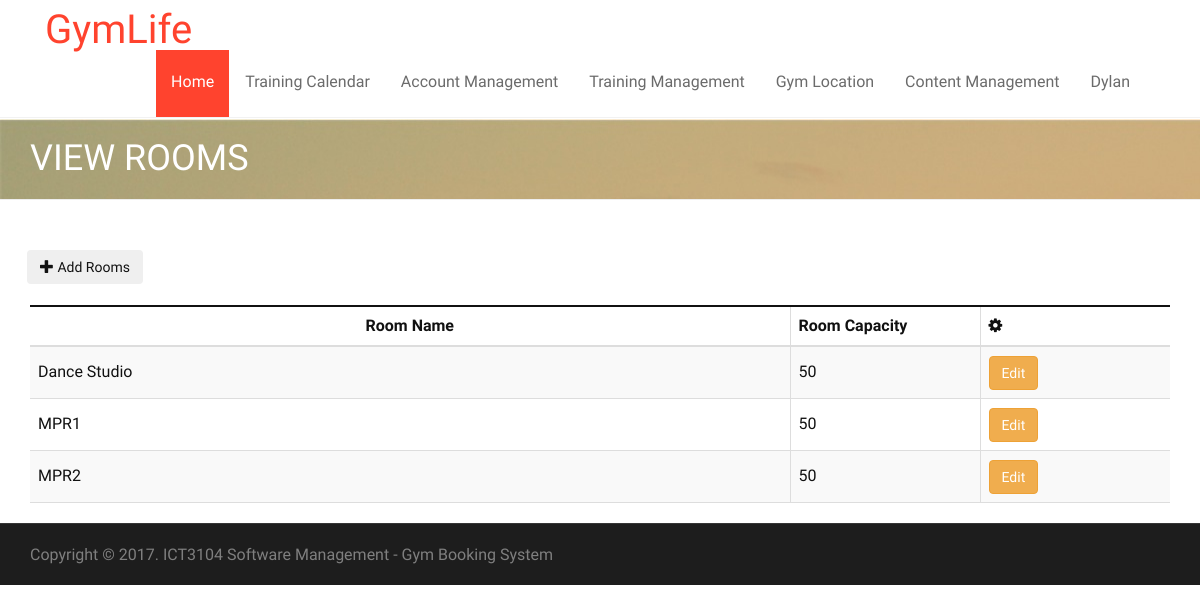
Screenshot of /admin/viewRooms.php?id=2 (signed in) with the database file from the repository.
### tables this page shows
CREATE TABLE IF NOT EXISTS `rooms` (
`roomID` int(11) NOT NULL,
  `locationID` int(11) NOT NULL,
  `roomName` varchar(255) NOT NULL,
  `roomCapacity` int(11) NOT NULL
);

### db.class.php (called while the page is built, shortened)
<?php
class DB {
  protected static $mdb = null;
  public static function getMDB() {
    $mdb = DB::$mdb;
    if ($mdb === null) {
      $mdb = DB::$mdb = new MeekroDB();
    }
    $db_class_vars = get_class_vars('DB');
    return $mdb;
  }
  public static function query() { $args = func_get_args(); return call_user_func_array(array(DB::getMDB(), 'query'), $args); }
  public static function queryFirstRow() { $args = func_get_args(); return call_user_func_array(array(DB::getMDB(), 'queryFirstRow'), $args); }
}
class MeekroDB {
  public $dbName = '';
  public $user = '';
  public $password = '';
  public $host = 'localhost';
  public $port = null;
  public $encoding = 'latin1';
  public $param_char = '%';
  public $named_param_seperator = '_';
  public $connect_options = array(MYSQLI_OPT_CONNECT_TIMEOUT => 30);
  public $internal_mysql = null;
  public function __construct($host=null, $user=null, $password=null, $dbName=null, $port=null, $encoding=null) {
    if ($host === null) $host = DB::$host;
    if ($user === null) $user = DB::$user;
    if ($password === null) $password = DB::$password;
    if ($dbName === null) $dbName = DB::$dbName;
    if ($port === null) $port = DB::$port;
    if ($encoding === null) $encoding = DB::$encoding;
    $this->host = $host;
    $this->user = $user;
    $this->password = $password;
    $this->dbName = $dbName;
    $this->port = $port;
    $this->encoding = $encoding;
  }
  public function get() {
    $mysql = $this->internal_mysql;
    if (!($mysql instanceof MySQLi)) {
      if (! $this->port) $this->port = ini_get('mysqli.default_port');
      $mysql = new mysqli();
      foreach ($this->connect_options as $key => $value) {
        $mysql->options($key, $value);
      }
      $mysql->set_charset($this->encoding);
      $this->internal_mysql = $mysql;
    }
    return $mysql;
  }
  protected function preparseQueryParams() {
    $args = func_get_args();
    $sql = trim(strval(array_shift($args)));
    $args_all = $args;
    $param_char_length = strlen($this->param_char);
    $named_seperator_length = strlen($this->named_param_seperator);
    $types = array(
      $this->param_char . 'll',
      $this->param_char . 'ls',
      $this->param_char . 'l',
      $this->param_char . 'li',
      $this->param_char . 'ld',
      $this->param_char . 'lb',
      $this->param_char . 'lt',
      $this->param_char . 's',
      $this->param_char . 'i',
      $this->param_char . 'd',
      $this->param_char . 'b',
      $this->param_char . 't',
      $this->param_char . '?',
      $this->param_char . 'ss'
    );
    $posList = array();
    foreach ($types as $type) {
      $lastPos = 0;
      while (($pos = strpos($sql, $type, $lastPos)) !== false) {
        $lastPos = $pos + 1;
        $posList[$pos] = $type;
      }
    }
    ksort($posList);
    $chunkyQuery = array();
    $pos_adj = 0;
    foreach ($posList as $pos => $type) {
      $type = substr($type, $param_char_length);
      $length_type = strlen($type) + $param_char_length;
      $new_pos = $pos + $pos_adj;
      $new_pos_back = $new_pos + $length_type;
      $arg_number_length = 0;
      if ($arg_number_length = strspn($sql, '0123456789', $new_pos_back)) {
        $arg_number = substr($sql, $new_pos_back, $arg_number_length);
        if (! array_key_exists($arg_number, $args_all)) $this->nonSQLError("Non existent argument reference (arg $arg_number): $sql");
        $arg = $args_all[$arg_number];
      } else {
        $arg = array_shift($args);
      }
      if ($new_pos > 0) $chunkyQuery[] = substr($sql, 0, $new_pos);
      if (is_object($arg) && ($arg instanceof WhereClause)) {
        list($clause_sql, $clause_args) = $arg->textAndArgs();
        array_unshift($clause_args, $clause_sql);
        $preparsed_sql = call_user_func_array(array($this, 'preparseQueryParams'), $clause_args);
        $chunkyQuery = array_merge($chunkyQuery, $preparsed_sql);
      } else {
        $chunkyQuery[] = array('type' => $type, 'value' => $arg);
      }
      $sql = substr($sql, $new_pos_back + $arg_number_length);
      $pos_adj -= $new_pos_back + $arg_number_length;
    }
    return $chunkyQuery;
  }
  protected function escape($str) { return "'" . $this->get()->real_escape_string(strval($str)) . "'"; }
  protected function parseQueryParams() {
    $args = func_get_args();
    $chunkyQuery = call_user_func_array(array($this, 'preparseQueryParams'), $args);
    $query = '';
    $array_types = array('ls', 'li', 'ld', 'lb', 'll', 'lt');
    foreach ($chunkyQuery as $chunk) {
      if (is_string($chunk)) {
        $query .= $chunk;
        continue;
      }
      $type = $chunk['type'];
      $arg = $chunk['value'];
      $result = '';
      if ($type != '?') {
        $is_array_type = in_array($type, $array_types, true);
      }
      if ($type == 's') $result = $this->escape($arg);
      $query .= $result;
    }
    return $query;
  }
  protected function prependCall($function, $args, $prepend) { array_unshift($args, $prepend); return call_user_func_array($function, $args); }
  public function query() { $args = func_get_args(); return $this->prependCall(array($this, 'queryHelper'), $args, 'assoc'); }
  protected function queryHelper() {
    $args = func_get_args();
    $type = array_shift($args);
    $db = $this->get();
    $is_buffered = true;
    $row_type = 'assoc';
    $full_names = false;
    $sql = call_user_func_array(array($this, 'parseQueryParams'), $args);
    $result = $db->query($sql, $is_buffered ? MYSQLI_STORE_RESULT : MYSQLI_USE_RESULT);
    $return = array();
    while ($row = ($row_type == 'assoc' ? $result->fetch_assoc() : $result->fetch_row())) {
      $return[] = $row;
    }
    return $return;
  }
  public function queryFirstRow() {
    $args = func_get_args();
    $result = call_user_func_array(array($this, 'query'), $args);
    return reset($result);
  }
}
?>

### admin/viewRooms.php (the view, shortened to what this page needs)
<?php
$id = $_GET['id'];
$record = DB::queryFirstRow("SELECT * FROM rooms WHERE locationID=%s", $id);
$roomID = $record["roomID"];
?>
<!doctype html>
<html lang="en">
    <head>
        <link rel="stylesheet" href="../asset/bootstrap/css/bootstrap.min.css" type="text/css">
        <link rel="stylesheet" href="../asset/font-awesome/css/font-awesome.min.css" type="text/css">
        <link rel="stylesheet" href="../asset/css/owl.carousel.css" type="text/css">
        <link rel="stylesheet" href="../asset/css/owl.theme.css" type="text/css">
        <link rel="stylesheet" href="../asset/css/owl.transitions.css" type="text/css">
        <link rel="stylesheet" type="text/css" href="../asset/css/animate.css">
        <link rel="stylesheet" type="text/css" href="../asset/css/lightbox.css">
        <link rel="stylesheet" type="text/css" href="../asset/css/style.css">
        <link rel="stylesheet" type="text/css" href="../asset/css/responsive.css">
        <link rel="stylesheet" type="text/css" href="../asset/css/table.css">
        <link rel="stylesheet" href="../asset/plugins/sweetalert-master/sweet-alert.css">
        <link rel="stylesheet" href="../asset/plugins/DataTables/css/jquery.dataTables.css">
    </head>
    <body>
        <?php require_once('../header.php'); ?>
        <div class="page-header">
            <div class="overlay">
                <div class="container">
                    <div class="row">
                        <div class="col-md-12">
                            <h1>View Rooms</h1>
                        </div>
                    </div>
                </div>
            </div>
        </div>
        <section id="about-section" class="about-section">
            <div class="container">
                <div class="row">
				<?php echo "&nbsp;&nbsp;&nbsp;<button class='btn' onclick=\"location.href ='addRoom.php?id=" . $id . "' \"> <span class='glyphicon glyphicon-plus'></span> Add Rooms</button> &nbsp;";
				?>
								<br><br>
				<div class="col-md-12">
                        <div class="panel panel-default panel-table">
                            <div class="panel-heading">
                            </div>
                            <div class="panel-body">
                                <table id="locations" class="table table-striped table-bordered table-list" width="100%">
                                    <thead>
                                        <tr>
                                            <th class="col-md-3">Room Name</th>
                                            <th class="col-md-2">Room Capacity</th>
											<th class="col-md-2" data-sortable="false"><em class="fa fa-cog"></th>
                                        </tr>
                                    </thead>
                                    <tbody>
                                        <?php
										$record = DB::query("SELECT * FROM rooms WHERE locationID = %s", $id);
                                        foreach ($record as $roomRow) {
                                            echo "<tr>";
                                            echo "<td>" . $roomRow['roomName'] . "</td>";
											echo "<td>" . $roomRow['roomCapacity'] . "</td>";
											echo "<td>";
											echo "<button class='btn btn-warning' onclick=\"location.href ='editRoom.php?id=" . $roomID . "' \">Edit</button> &nbsp;";
                                        }
                                        ?>
                                    </tbody>
                                </table>
                            </div>
                        </div>
                    </div>
				</div>
            </div>
        <div id="copyright-section" class="copyright-section">
            <div class="container">
                <div class="row">
                    <div class="col-md-7">
                        <div class="copyright">
                            Copyright © 2017. ICT3104 Software Management - Gym Booking System</a>
                        </div>
                    </div>
                </div>
            </div>
        </div>
</body>
</html>

### asset/css/lightbox.css (style rules this page uses)
body:after { content: url(../images/close.png) url(../images/loading.gif) url(../images/prev.png) url(../images/next.png); display: none; }

### asset/css/style.css (style rules this page uses)
body { font-family: 'PT Sans Narrow', Arial, sans-serif; font-size: 16px; color: #111; line-height: 21px; -webkit-font-smoothing: antialiased !important; -moz-osx-font-smoothing: grayscale !important; text-rendering: optimizeLegibility !important; font-smoothing: antialiased !important; vertical-align: baseline; }
h1, h2, h3, h4, h5, h6 { font-family: 'Oswald', Arial, sans-serif; font-weight: 400; text-transform: uppercase; margin-top: 0; margin-bottom: 0; }
.page-header { background: url(../images/banner.jpg) no-repeat; padding: 20px 0; margin-top: 1px; }
.page-header h1 { color: #fff; }
#about-section { padding-top: 30px; padding-bottom: 130px; //background: url(../images/parallax/bg-01.jpg) no-repeat; background-size: cover; background-position: center; }
.panel { border-radius: 0; border: none !important; box-shadow: none !important }
.panel-default > .panel-heading { background: transparent; border: 1px solid #111; border-radius: none; font-weight: 400; }
.panel-body { padding: 15px 10px; border: none !important; color: #111; font-size: 16px; background-color: transparent !important; }
.panel-heading { padding: 0; border-top-left-radius: 0; border-top-right-radius: 0; }
.copyright-section { border-top: 1px solid #363636; font-size: 12px; padding: 20px 0; background: #1d1d1d; color: #7f7f7f; }
.copyright { font-size: 16px; }

### asset/css/table.css (style rules this page uses)
.panel-table .panel-body { padding:0; }
.panel-table .panel-body .table-bordered { border-style: none; margin:0; }
.panel-table .panel-body .table-bordered > thead > tr > th:first-of-type { text-align:center; width: 100px; }
.panel-table .panel-body .table-bordered > thead > tr > th:last-of-type, .panel-table .panel-body .table-bordered > tbody > tr > td:last-of-type { border-right: 0px; }
.panel-table .panel-body .table-bordered > thead > tr > th:first-of-type, .panel-table .panel-body .table-bordered > tbody > tr > td:first-of-type { border-left: 0px; }
.panel-table .panel-body .table-bordered > tbody > tr:first-of-type > td { border-bottom: 0px; }
.panel-table .panel-body .table-bordered > thead > tr:first-of-type > th { border-top: 0px; }
.panel-table .panel-body .table-bordered > tbody > tr > td { line-height: 34px; }

### rows the page displays
rooms: roomName "Dance Studio", roomCapacity "50"
rooms: roomName "MPR1", roomCapacity "50"
rooms: roomName "MPR2", roomCapacity "50"

### other values shown
$_SESSION['name'] "Dylan"
